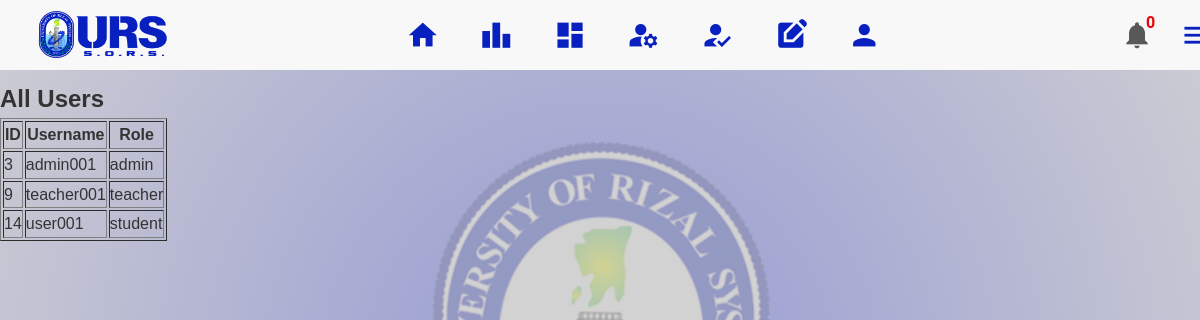
The page /_unused/redesign_before/admin_dashboard.php (signed in) on the database its author committed.
### tables this page shows
CREATE TABLE `users` (
  `id` int(11) NOT NULL,
  `username` varchar(50) NOT NULL,
  `password` varchar(255) NOT NULL,
  `email` varchar(100) NOT NULL,
  `created_at` timestamp NOT NULL DEFAULT current_timestamp(),
  `profile_picture` varchar(255) DEFAULT 'default_profile.jpg',
  `cover_photo` varchar(255) DEFAULT 'default_cover.jpg',
  `role` enum('student','teacher','admin') DEFAULT 'student',
  `is_approved` tinyint(1) DEFAULT 0,
  `can_post` tinyint(1) NOT NULL DEFAULT 1,
  `first_name` varchar(50) NOT NULL,
  `middle_name` varchar(50) DEFAULT NULL,
  `last_name` varchar(50) NOT NULL
);

### _unused/redesign_before/admin_dashboard.php (the view, shortened to what this page needs)
<?php
require_once __DIR__ . '/config.php';
$sql = "SELECT id, username, role FROM users";
$result = $conn->query($sql);
$sql = "SELECT COUNT(*) AS unread_count FROM notifications WHERE user_id = ? AND is_read = 0";
$stmt = $conn->prepare($sql);
$stmt->bind_param("i", $_SESSION['user_id']);
$stmt->execute();
$notification_result = $stmt->get_result();
$notification_count = $notification_result->fetch_assoc()['unread_count'];
?>
<!DOCTYPE html>
<html lang="en">
<head>
    <link rel="stylesheet" href="/assets/css/admin.css">
</head>
<body>
    <nav class="navbar">
        <div class="nav-container">
            <div class="logo">
                <a href="admin_home.php"><img src="/assets/images/sors_logo.png" alt=""></a>
            </div>
                <div class="nav-icons">
                    <a href="admin_home.php" class="nav-item">
                        <span class="material-icons" alt="Home">home</span>
                    </a>
                    <a href="admin_ranking.php" class="nav-item">
                        <span class="material-icons">leaderboard</span>
                    </a>
                    <a href="admin_dashboard.php" class="nav-item">
                        <span class="material-icons">dashboard</span>
                    </a>
                    <a href="manage_accounts.php" class="nav-item">
                        <span class="material-icons">manage_accounts</span>
                    </a>
                    <a href="admin_pendings.php" class="nav-item">
                        <span class="material-icons">how_to_reg</span>
                    </a>
                    <a href="admin_register.php" class="nav-item">
                        <span class="material-icons">edit_square</span>
                    </a>
                    <a href="admin_profile.php" class="nav-item">
                        <span class="material-icons">person</span>
                    </a>
                </div>
                <a href="notifications.php" class="notification-icon">
                    <span class="material-icons" >notifications</span>
                </a>
                <p class="notif-count"><strong><?php echo $notification_count; ?></strong></p>
                <span class="material-icons menu-button" id="menu-button">menu</span>
        </div>
    </nav>
    <h2>All Users</h2>
    <table border="1">
        <tr>
            <th>ID</th>
            <th>Username</th>
            <th>Role</th>
        </tr>
        <?php while ($user = $result->fetch_assoc()): ?>
            <tr>
                <td><?php echo $user['id']; ?></td>
                <td><?php echo htmlspecialchars($user['username']); ?></td>
                <td><?php echo $user['role']; ?></td>
            </tr>
        <?php endwhile; ?>
    </table>
</body>
</html>

### _unused/redesign_before/assets/css/admin.css (style rules this page uses)
* { margin: 0; padding: 0; box-sizing: border-box; }
body { background-image: linear-gradient(rgba(197, 196, 196, 0.75), rgba(197, 196, 196, 0.75)), url("/assets/images/home_bg.png"); background-position: center; background-position-y: top; background-attachment: fixed; font-family: 'Arial', sans-serif; line-height: 1.6; color: #333; padding: 0; margin: 0; }
.navbar { top: 0; background-color: rgb(248, 248, 248); ; position: fixed; font-family: 'Roboto', sans-serif; height: 70px; width: 100%; z-index: 999; }
.nav-container { display: flex; width: 100%; }
a img { height: 55px; width: 150px; margin-top: 7px; margin-left: 28px; }
.nav-icons { margin-top: 19px; margin-left: 19%; margin-right: 20%; display: inline-flex; justify-content: center; gap: 2.5rem; }
.nav-item { text-decoration: none; color: #0820bf; transition: color 0.3s ease, transform 0.3s ease; }
.nav-item .material-icons { font-size: 2.1rem; }
.notification-icon span { margin-top: 19px; margin-right: -7px; font-size: 2.0rem; color: #585858; }
.notif-count { margin-top: 10px; color: #e70606; }
.menu-button { margin-top: 19px; margin-right: 20px; margin-left: 25px; font-size: 2.1rem; cursor: pointer; color: #0820bf; }

### _unused/redesign_before/admin_dashboard.php (style rules this page uses)
body { margin-top: 80px; }

### rows shown on the page
users: id "3", username "admin001", role "admin"
users: id "9", username "teacher001", role "teacher"
users: id "14", username "user001", role "student"

### other values the page prints
$notification_count "0"
